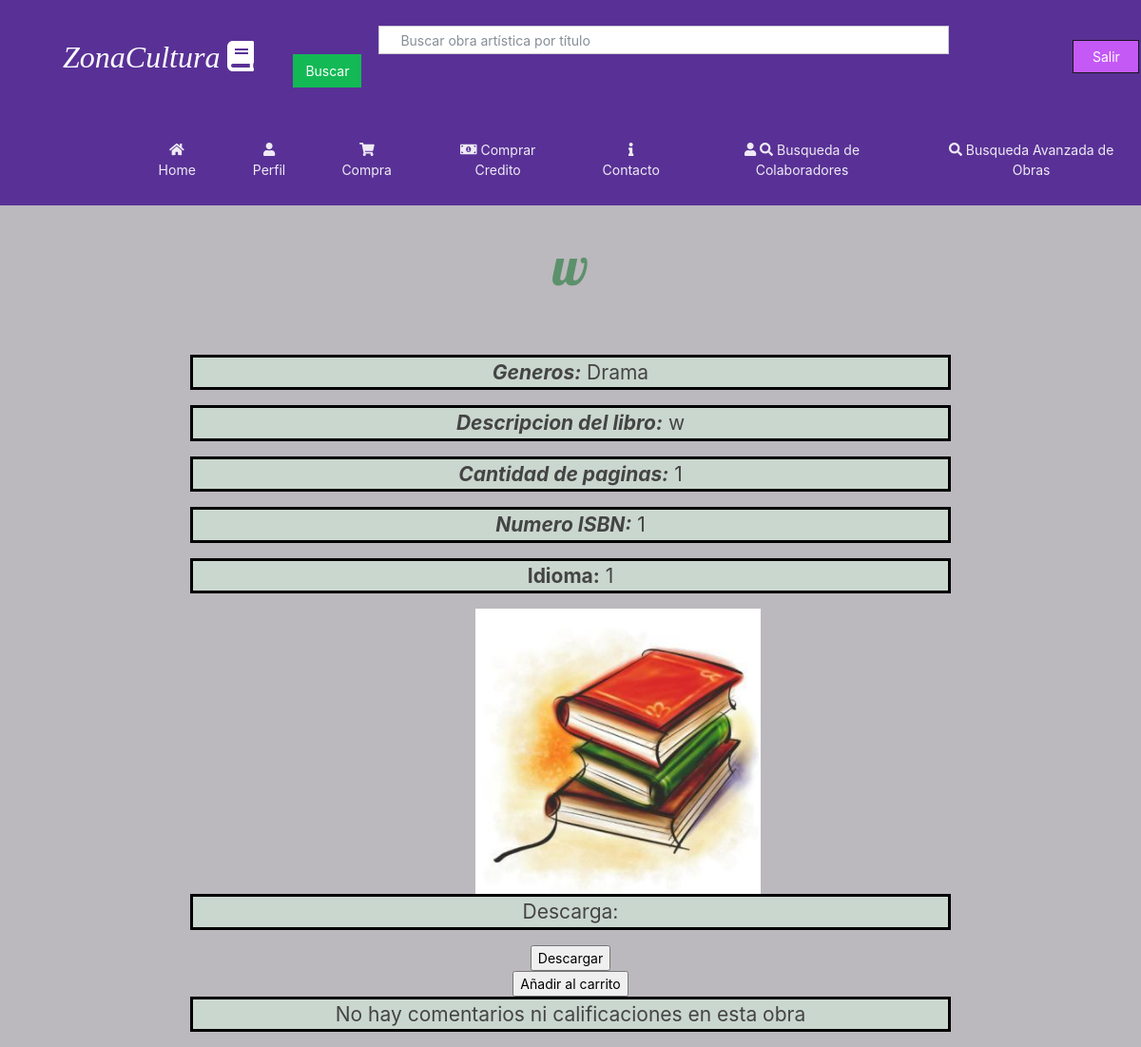
The app's page /Producto/ContenidoLiterario/23 (signed in), older data.
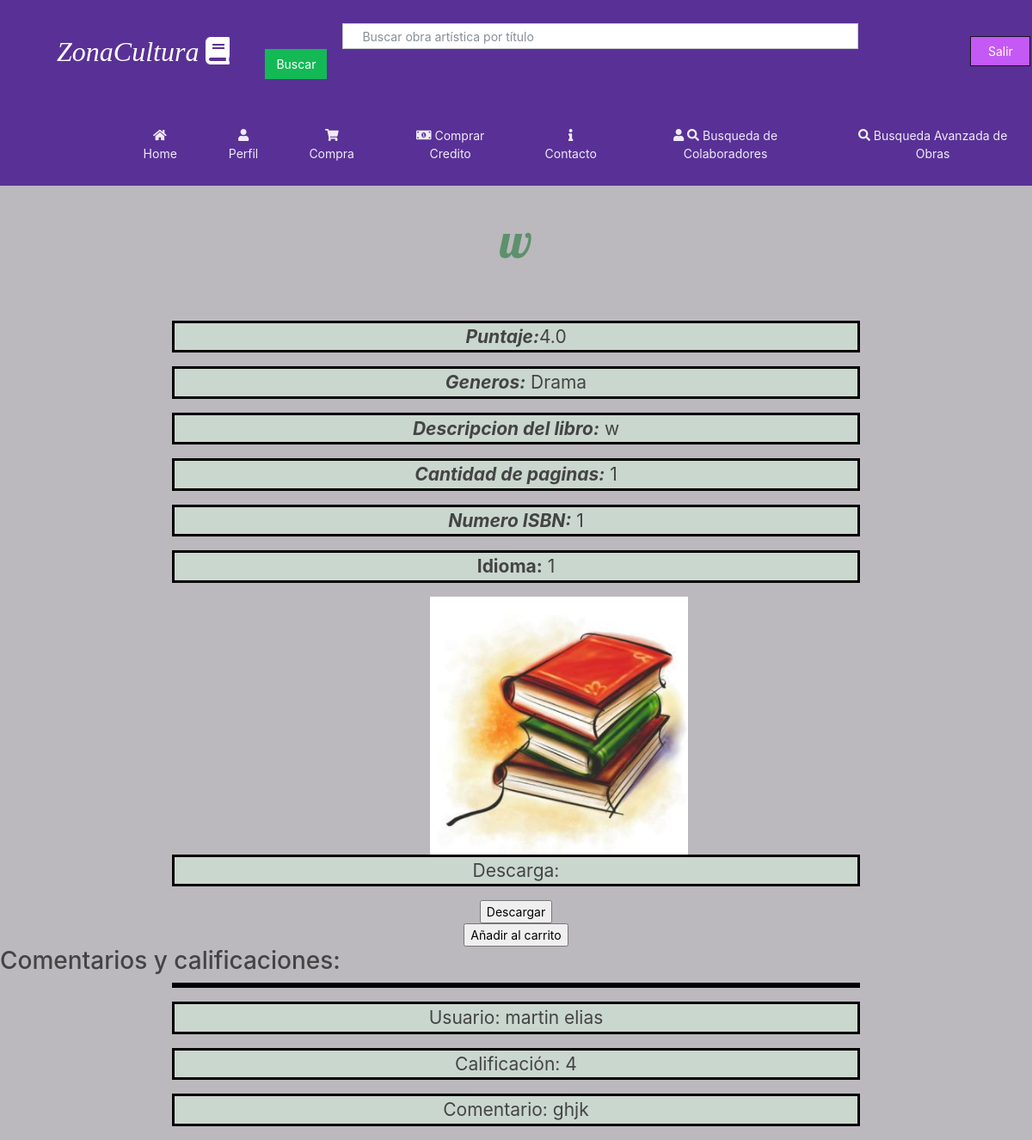
The same page, newer data.
### homePage/models.py (models this page shows, shortened)
class infoLibro(models.Model):
	user=models.ForeignKey(User,on_delete=models.SET_NULL, null=True)
	archivo=models.FileField(upload_to='contenido/books/', validators=[validate_file_extension],default='contenido/books/default.pdf')
	genero= models.ForeignKey(GeneroLiterario, on_delete=models.SET_NULL, null=True)
	Titulo= models.CharField(max_length=50)
	Descripcion=models.TextField(max_length=2000)
	ISBN= models.IntegerField()
	PrecioLibro= models.IntegerField(default=0)
	CantidadPaginas=models.IntegerField()
	Idioma=models.CharField(max_length=15)
	imagen=models.ImageField(upload_to='images/books/covers/',default='images/books/covers/default.jpg', null=True,blank=True )

class ComentarioObraLiteraria(models.Model):
	libro = models.ForeignKey(infoLibro, on_delete=models.SET_NULL,null=True)
	califi=models.PositiveIntegerField(default=0, validators=[MaxValueValidator(5.0),MinValueValidator(0,0)])
	comentario=models.TextField(max_length=150,default="")
	usuarioComentador=models.ForeignKey (infousuario,on_delete=models.SET_NULL, null=True)

class infousuario(models.Model):
	balance= models.IntegerField(default=0)
	user= models.OneToOneField (User,on_delete=models.CASCADE)
	aficiones= models.ForeignKey(competencias,on_delete=models.CASCADE,null=True)
	es_CreadorDeContenido= models.BooleanField(default=False)
	profile_img=models.ImageField(upload_to='images/profile/',default='images/profile/perfilb.jpg',null=False,blank=False)
	es_Colaborador= models.BooleanField(default=False)
	def __str__(self):
		return'{}'.format(self.user.first_name + ' '+self.user.last_name)

### homePage/views.py (the view, shortened to what this page needs)
# urls.py: path('Producto/ContenidoLiterario/<int:primaryKey>', views.mostrarObraLiteraria),
@login_required(login_url='/')
def mostrarObraLiteraria(request,primaryKey):
	print(primaryKey)
	try:
		Libro=infoLibro.objects.get(pk=primaryKey)
		if(ArticulosComprados.objects.filter(usuario=infousuario.objects.get(user = request.user),libro=Libro).first() is not None):
			permitir=False
			print('lo tiene')
		else:
			permitir=True
			print('no lo tiene')
	except:
		raise Http404
	listaDeGeneros= Libro.genero
	print(listaDeGeneros)
	aux=''
	if listaDeGeneros.Comedia==True :
		print('Es de Comedia')
		aux=aux+'Comedia '
	if listaDeGeneros.Drama==True :
		aux=aux+'Drama '
	if listaDeGeneros.Tragicomedia==True :
		aux=aux+'Tragicomedia '
	if listaDeGeneros.Terror==True :
		aux=aux+'Terror '
	if listaDeGeneros.Ciencia_Ficción==True :
		aux=aux+'Ciencia Ficción '
	comentarios=ComentarioObraLiteraria.objects.filter(libro=Libro)
	hayComentarios=True
	promedioCalificacion=0
	if len(comentarios)== 0:
		hayComentarios=False
	else:
		for comentario in comentarios:
			promedioCalificacion=promedioCalificacion+comentario.califi
		promedioCalificacion=promedioCalificacion/len(comentarios)
	return render(request, 'mostrarContentidoLiterario.html',{'Libro':Libro,'generos':aux, 'permitir':permitir, 'hayComentarios':hayComentarios, 'comentarios':comentarios, 'promedioCalificacion':promedioCalificacion})

### homePage/templates/mostrarContentidoLiterario.html (shortened to what this page needs)
{% extends 'plantillaGeneral.html' %}
{% block extrahead %}
<link rel="stylesheet" href="/static/css/diseño.css">
{% endblock %}
{% block content %}
<h1 class="heading">{{Libro.Titulo}}</h1>
{%if hayComentarios%}
<p><em><b>Puntaje:</b></em>{{promedioCalificacion}}</p>
{%endif%}
<p><em><b>Generos:</b></em> {{generos}}</p>
<p><em><b>Descripcion del libro:</b></em> {{Libro.Descripcion}}</p>
<p><em><b>Cantidad de paginas:</b></em> {{Libro.CantidadPaginas}}</p>
<p><em><b>Numero ISBN:</b></em> {{Libro.ISBN}}</p>
<p></em><b>Idioma:</b></em> {{Libro.Idioma}} </p>
	<center>
			<img class="center-block" src="{{Libro.imagen.url}}" width="300" height="300" id="imgl">
			{%if permitir == False%}
	<p> Descarga:</p>
	<form method="get">
	<input type="submit" value="Descargar" name="descarga" align="center">
	</form>
	{%endif%}
	<form method="get">
	<input type="submit" value="Añadir al carrito" name="carrito" align="center">
</form>
	</center>
{%if hayComentarios%}
<h2>Comentarios y calificaciones: </h2>
{% for comentario in comentarios %}
<p></p>
<p>Usuario: {{comentario.usuarioComentador}}</p>
<p>Calificación: {{comentario.califi}}</p>
<p>Comentario: {{comentario.comentario}} <br/> {% endfor %}</p>
{%endif%}
{%if hayComentarios == False %}
 <p>No hay comentarios ni calificaciones en esta obra </p>
{%	endif	%}
{% endblock %}

### homePage/templates/plantillaGeneral.html (shortened to what this page needs)
	{% load staticfiles %}
<!DOCTYPE html>
<html lang="es">
<head>
	{% block extrahead %}
	{% endblock %}
	<link rel="stylesheet" type="text/css" href="{% static 'css/bootstrapm.min.css' %}">
	<link rel="stylesheet" href="https://use.fontawesome.com/releases/v5.0.8/css/solid.css">
    <link rel="stylesheet" href="/static/css/paginahome.css">
</head>
<body>
		{% block navbar %}
		<nav class="navbar navbar-expand-lg navbar-dark bg-primary">
			<a class="navbar-brand" href="/HomePage.html"><em><font size="6" color="#fff" face="Trebuchet MS" id="logo">ZonaCultura  <i class="fas fa-book"></i></font></em></a>
			<form class="form-inline my-2 my-lg-2" method = "POST" action="/BusquedaGeneral">
			    		<div class="col-12">
			      			<input class="form-control mr-sm-0" type="text" placeholder="Buscar obra artística por título" id="input-search" name = "buscarstring">
			      			<button class="btn btn-success" type="submit" id="Buscar">Buscar</button>
			    		</div>
			    	</form>
						<form class="form-inline my-2 my-lg-2" method = "GET">
			    		<div class="col-12">
			      			<button class="btn btn-dark my-5 my-sm-0" type="submit"  value="Salir" name='Salir'id="Salir">Salir</a></button>
			    		</div>
			    	</form>
		</nav>
		<nav class="navbar navbar-expand-lg navbar-dark bg-primary">
			<div class="collapse navbar-collapse" id="navbarColor01" align="center">
			    	<ul class="navbar-nav mr-auto">
			      		<li class="nav-item active" id="homen">
			        		<a class="nav-link" href="/HomePage"><i class="fas fa-home"></i> Home<span class="sr-only">(current)</span></a>
			      		</li>
			      		<li class="nav-item active">
			        		<a class="nav-link" href="/Perfil"><i class="fas fa-user"></i> Perfil</a>
			      		</li>
			      		<li class="nav-item active">
			        		<a class="nav-link" href="/CarritoVista"><i class="fas fa-shopping-cart"></i> Compra</a>
			      		</li>
			          <li class="nav-item active">
			            <a class="nav-link" href="/CompraCredito"><i class="fas fa-money-bill-alt"></i> Comprar Credito</a>
			          </li>
			          <li class="nav-item active">
			            <a class="nav-link" href=""><i class="fas fa-info"></i>  Contacto</a>
			          </li>
								<li class="nav-item active">
									<a class="nav-link" href="/BusquedaColaboradores"><i class="fas fa-user" ></i> <i class="fas fa-search"></i> Busqueda de Colaboradores</a>
			          </li>
								<li class="nav-item active">
			            <a class="nav-link" href="/BusquedaEspecifica"><i class="fas fa-search"></i> Busqueda Avanzada de Obras</a>
			          </li>
			    	</ul>
		</nav>
	{% endblock %}
	{% block content %}
	{% endblock %}
</body>
</html>

### homePage/static/css/diseño.css (style rules this page uses)
.heading { text-align: center; margin-top: 30px; margin-bottom: 60px; position: relative; font-family: 'Lobster', cursive; color: #5C916B; font-size: 4em; }
#imgl { margin-left: 100px; }
p { text-align: center; margin-left: 200px; margin-right: 200px; border-color: black; border-style: solid; font-size: 1.5em; background-color: #CAD7CE; }

### homePage/static/css/paginahome.css (style rules this page uses)
#input-search { width: 600px; height: 30px; text-indent: 10px; margin-left: 100px; }
#Salir { width: 70px; margin-left: 100px; margin-right: 0 auto; background-color: #C459F6; }
body { background-color: #BBB8BE; }
#logo { margin-top: 50px; margin-left: 50px; }
#Buscar { margin-left: 10px; }
#navbarColor01 { margin-left: 100px; }
.nav-link { margin-left: 40px; }

Row changes from the older to the newer data that the page shows:
added ComentarioObraLiteraria: usuarioComentador "martin elias", califi "4", comentario "ghjk"
Text that changed along with them:
{{ promedioCalificacion }}: (not shown) → "4.0"
text no longer shown: "No hay comentarios ni calificaciones en esta obra"
text now shown: "Puntaje: Comentarios y calificaciones:"
